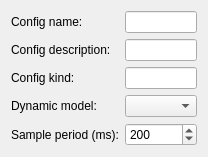
<?xml version="1.0" encoding="UTF-8"?>
<ui version="4.0">
 <class>GeneralForm</class>
 <widget class="QWidget" name="GeneralForm">
  <property name="geometry">
   <rect>
    <x>0</x>
    <y>0</y>
    <width>156</width>
    <height>154</height>
   </rect>
  </property>
  <property name="windowTitle">
   <string>Form</string>
  </property>
  <layout class="QVBoxLayout" name="verticalLayout">
   <item>
    <layout class="QGridLayout" name="gridLayout">
     <item row="4" column="0">
      <widget class="QLabel" name="label_2">
       <property name="text">
        <string>Sample period (ms):</string>
       </property>
      </widget>
     </item>
     <item row="4" column="1">
      <widget class="QSpinBox" name="rateSpinBox">
       <property name="minimum">
        <number>100</number>
       </property>
       <property name="maximum">
        <number>1000</number>
       </property>
       <property name="singleStep">
        <number>50</number>
       </property>
       <property name="value">
        <number>200</number>
       </property>
      </widget>
     </item>
     <item row="3" column="0">
      <widget class="QLabel" name="label">
       <property name="text">
        <string>Dynamic model:</string>
       </property>
      </widget>
     </item>
     <item row="3" column="1">
      <widget class="QComboBox" name="modelComboBox"/>
     </item>
     <item row="2" column="0">
      <widget class="QLabel" name="label">
       <property name="text">
        <string>Config kind:</string>
       </property>
      </widget>
     </item>
     <item row="2" column="1">
      <widget class="QLineEdit" name="configkindEdit"/>
     </item>
     <item row="1" column="0">
      <widget class="QLabel" name="label">
       <property name="text">
        <string>Config description:</string>
       </property>
      </widget>
     </item>
     <item row="1" column="1">
      <widget class="QLineEdit" name="configdescriptionEdit"/>
     </item>
     <item row="0" column="0">
      <widget class="QLabel" name="label">
       <property name="text">
        <string>Config name:</string>
       </property>
      </widget>
     </item>
     <item row="0" column="1">
      <widget class="QLineEdit" name="confignameEdit"/>
     </item>
    </layout>
   </item>
   <item>
    <spacer name="verticalSpacer">
     <property name="orientation">
      <enum>Qt::Vertical</enum>
     </property>
     <property name="sizeHint" stdset="0">
      <size>
       <width>20</width>
       <height>40</height>
      </size>
     </property>
    </spacer>
   </item>
  </layout>
 </widget>
 <resources/>
 <connections/>
</ui>
